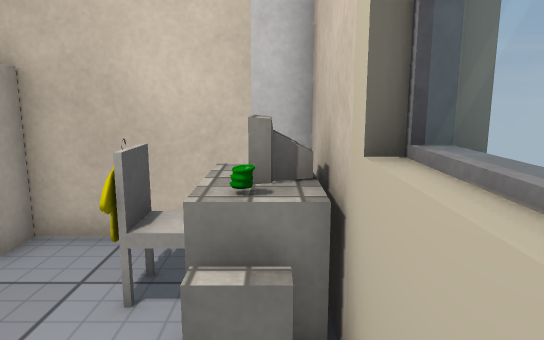
View 1 (above)

20 first-person views from a walk through a scene from a Unity 3-D project. The camera is 1.3 m above the floor, tilts 10° down and sees 70° across. The floor is counted in squares, 0.5 m on a side. Each view is taken from the middle of a square. On the plan, view 1 faces up. The plan holds only what a view shows up to about 20 squares ahead; the rest is blank. The player character is not drawn. Door leaves are left out, so doorways stand open. Some surface patterns are stand-ins.

View 2
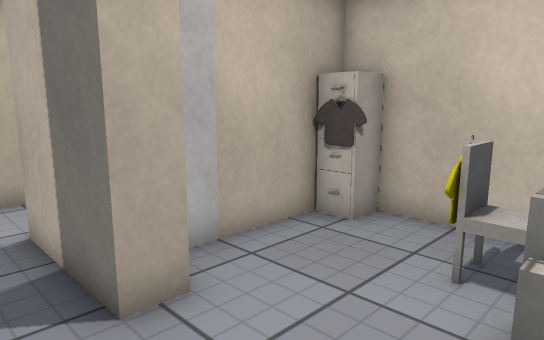

View 3
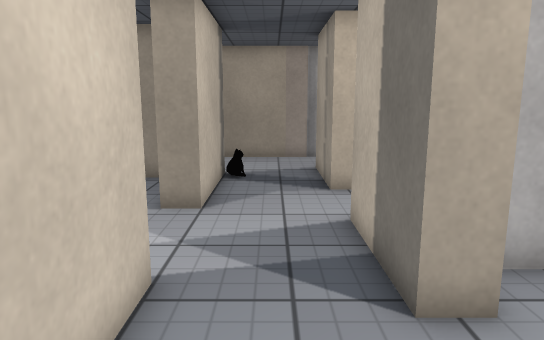

View 4
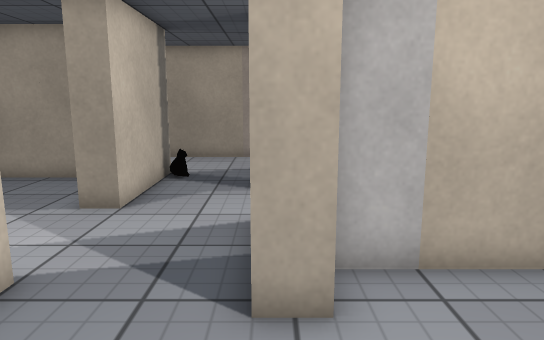

View 5
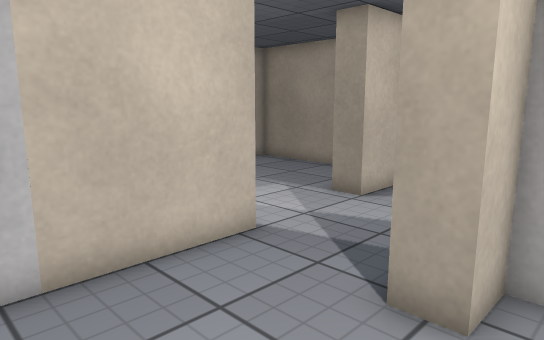

View 6
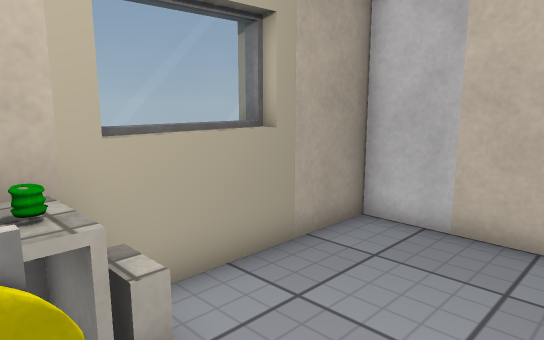

View 7
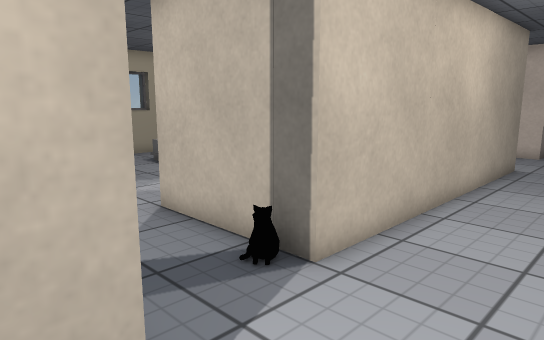

View 8
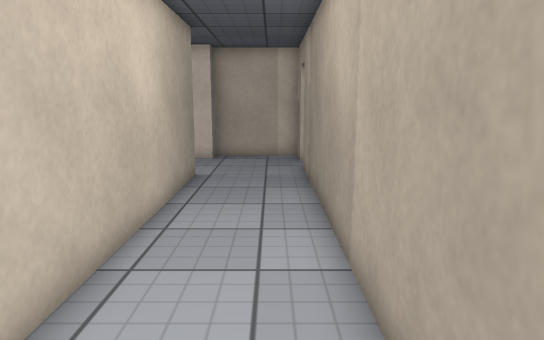

View 9
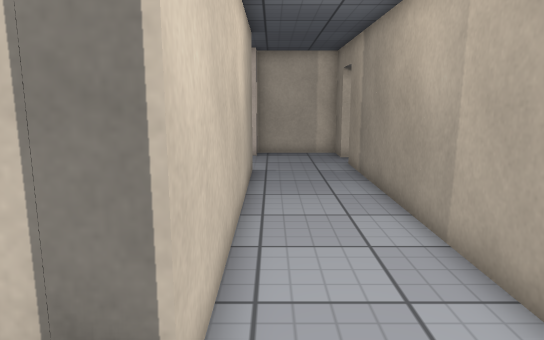

View 10
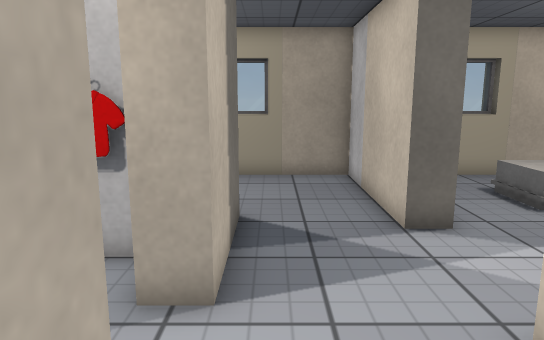

View 11
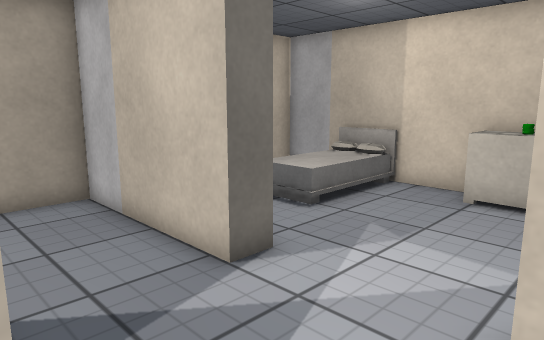

View 12
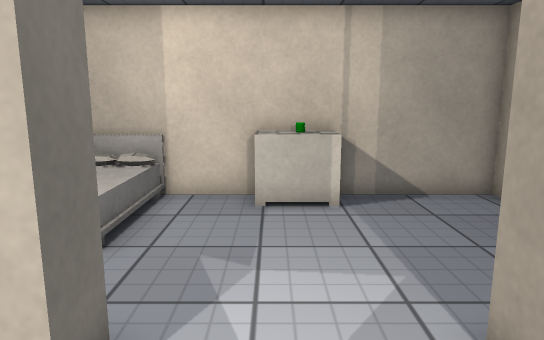

View 13
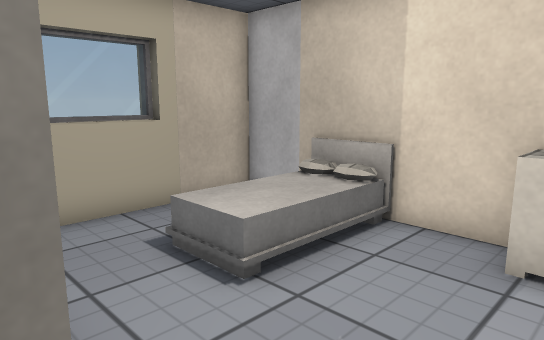

View 14
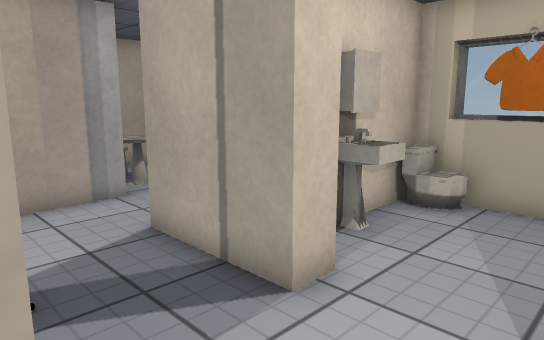

View 15
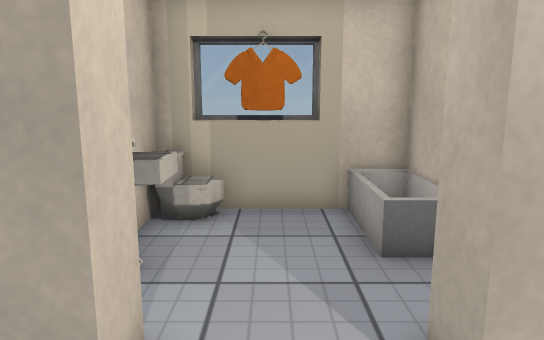

View 16
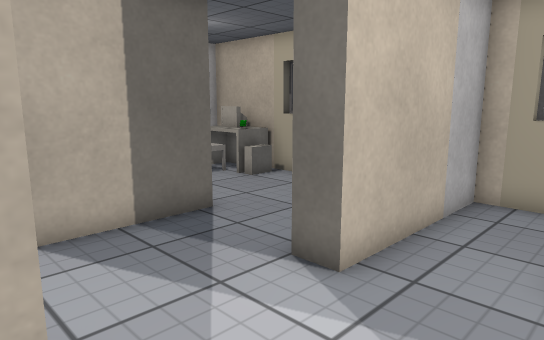

View 17
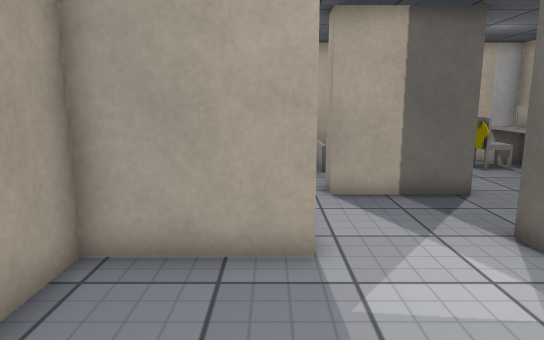

View 18
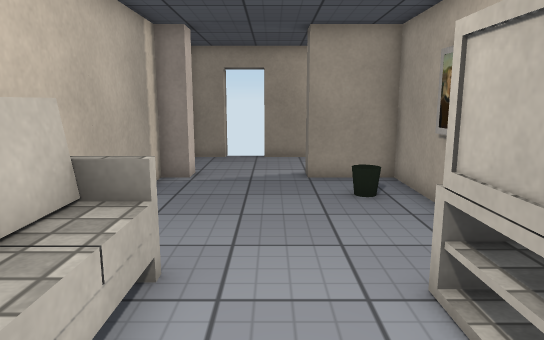

View 19
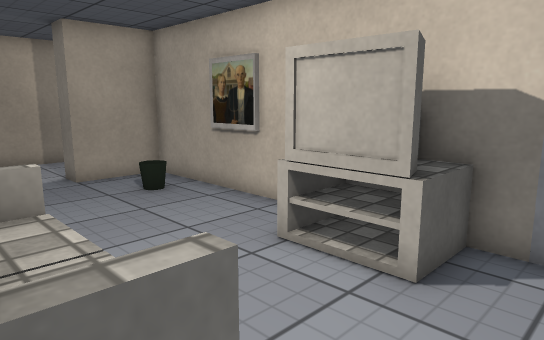

View 20
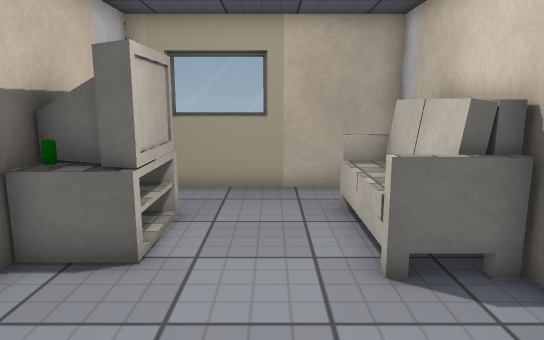

### Floor plan
Key: @ floor where view 1 was taken; # wall or solid block; . floor; D open door; = window, fence, low wall or low ledge; C cabinet; E desk; T TV; H chair; R dresser; A table; S sofa; O other object.
Columns run from 20 left of view 1 to 2 right of it. Each row starts with its distance up from view 1.
  8         ####
  7        ########C######
  6        #....O##C...ET#
  5        #....O #..HOET#
  4        #O.... #....EE##
  3 AA     #O....##......=#
  2 AA.. # # #..#####....=#
  1   #..#####..#####....=
  0   #.................@##
 -1   #..................#
 -2   #..................#
 -3   #...######...#######
 -4   #...######...#######
 -5   #...##.............=
 -6   #...##.............=
 -7   #...##.........OO..=
 -8   #...##.........O  .##
 -9   #...##....RR...O   #
-10   #...##...RRR .=    #
-11   #...################
-12   #...######## OOO## #
-13   #...##.......OOOO..=
-14   #...##.......OOOO..=
-15   #...##.............=
-16   D..................#
-17  DD..................#
-18  DD...........SSSSS..#
-19  ##...##......SSSSS .#
-20   ####################

Where each view was taken, in squares from view 1:
view 1: 0 up, 0 right, facing up
view 2: 1 down, 0 right, facing up-left
view 3: 1 down, 0 right, facing left
view 4: 1 up, 0 right, facing left
view 5: 3 up, 0 right, facing down-left
view 6: 5 up, 4 left, facing down-right
view 7: 2 up, 18 left, facing down-right
view 8: 1 down, 17 left, facing down
view 9: 0 up, 15 left, facing down
view 10: 0 up, 13 left, facing right
view 11: 1 up, 10 left, facing down-right
view 12: 0 up, 7 left, facing down
view 13: 3 down, 8 left, facing down-right
view 14: 3 down, 8 left, facing up-left
view 15: 2 down, 10 left, facing up
view 16: 7 down, 10 left, facing up-right
view 17: 10 down, 10 left, facing up
view 18: 16 down, 0 right, facing left
view 19: 19 down, 0 right, facing up-left
view 20: 16 down, 11 left, facing right
